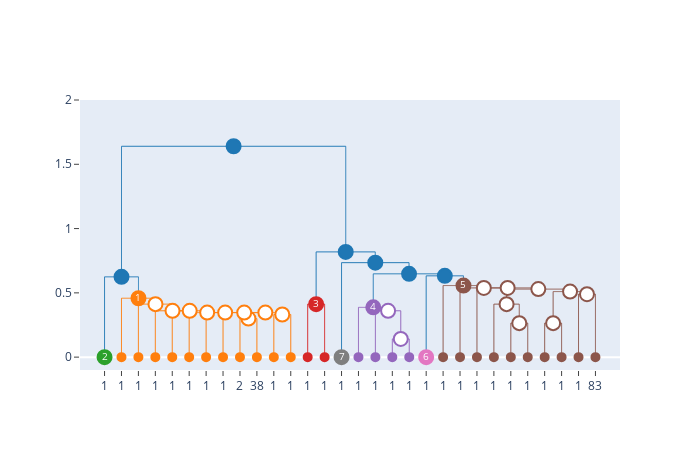

Here is the notebook cell this chart was saved with:
### Code cell
#plot in plotly
from idendro.targets.plotly import to_plotly

a = to_plotly(dendrogram=dendrogram, width=700, height=450)

a.update_yaxes(range=[-0.1,2], zeroline=True)

### Figure 1 — Plotly figure (JSON) as saved in the notebook; plotly's stock layout.template omitted (floating-point values rounded to 4 significant figures)
{"data": [{"hoverinfo": "text", "line": {"color": "#ff7f0e", "dash": "1, 0", "width": 1}, "mode": "lines", "opacity": 1, "type": "scatter", "x": [85, 85, 95, 95], "y": [0, 0.3, 0.3, 0]}, {"hoverinfo": "text", "line": {"color": "#ff7f0e", "dash": "1, 0", "width": 1}, "mode": "lines", "opacity": 1, "type": "scatter", "x": [105, 105, 115, 115], "y": [0, 0.3317, 0.3317, 0]}, {"hoverinfo": "text", "line": {"color": "#ff7f0e", "dash": "1, 0", "width": 1}, "mode": "lines", "opacity": 1, "type": "scatter", "x": [90, 90, 110, 110], "y": [0.3, 0.3464, 0.3464, 0.3317]}, {"hoverinfo": "text", "line": {"color": "#ff7f0e", "dash": "1, 0", "width": 1}, "mode": "lines", "opacity": 1, "type": "scatter", "x": [75, 75, 100, 100], "y": [0, 0.3464, 0.3464, 0.3464]}, {"hoverinfo": "text", "line": {"color": "#ff7f0e", "dash": "1, 0", "width": 1}, "mode": "lines", "opacity": 1, "type": "scatter", "x": [65, 65, 87.5, 87.5], "y": [0, 0.3464, 0.3464, 0.3464]}, {"hoverinfo": "text", "line": {"color": "#ff7f0e", "dash": "1, 0", "width": 1}, "mode": "lines", "opacity": 1, "type": "scatter", "x": [55, 55, 76.25, 76.25], "y": [0, 0.3464, 0.3464, 0.3464]}, {"hoverinfo": "text", "line": {"color": "#ff7f0e", "dash": "1, 0", "width": 1}, "mode": "lines", "opacity": 1, "type": "scatter", "x": [45, 45, 65.62, 65.62], "y": [0, 0.3606, 0.3606, 0.3464]}, {"hoverinfo": "text", "line": {"color": "#ff7f0e", "dash": "1, 0", "width": 1}, "mode": "lines", "opacity": 1, "type": "scatter", "x": [35, 35, 55.31, 55.31], "y": [0, 0.3606, 0.3606, 0.3606]}, {"hoverinfo": "text", "line": {"color": "#ff7f0e", "dash": "1, 0", "width": 1}, "mode": "lines", "opacity": 1, "type": "scatter", "x": [25, 25, 45.16, 45.16], "y": [0, 0.4123, 0.4123, 0.3606]}, {"hoverinfo": "text", "line": {"color": "#ff7f0e", "dash": "1, 0", "width": 1}, "mode": "lines", "opacity": 1, "type": "scatter", "x": [15, 15, 35.08, 35.08], "y": [0, 0.4583, 0.4583, 0.4123]}, {"hoverinfo": "text", "line": {"color": "#1f77b4", "dash": "1, 0", "width": 1}, "mode": "lines", "opacity": 1, "type": "scatter", "x": [5, 5, 25.04, 25.04], "y": [0, 0.6245, 0.6245, 0.4583]}, {"hoverinfo": "text", "line": {"color": "#d62728", "dash": "1, 0", "width": 1}, "mode": "lines", "opacity": 1, "type": "scatter", "x": [125, 125, 135, 135], "y": [0, 0.4123, 0.4123, 0]}, {"hoverinfo": "text", "line": {"color": "#9467bd", "dash": "1, 0", "width": 1}, "mode": "lines", "opacity": 1, "type": "scatter", "x": [175, 175, 185, 185], "y": [0, 0.1414, 0.1414, 0]}, {"hoverinfo": "text", "line": {"color": "#9467bd", "dash": "1, 0", "width": 1}, "mode": "lines", "opacity": 1, "type": "scatter", "x": [165, 165, 180, 180], "y": [0, 0.3606, 0.3606, 0.1414]}, {"hoverinfo": "text", "line": {"color": "#9467bd", "dash": "1, 0", "width": 1}, "mode": "lines", "opacity": 1, "type": "scatter", "x": [155, 155, 172.5, 172.5], "y": [0, 0.3873, 0.3873, 0.3606]}, {"hoverinfo": "text", "line": {"color": "#8c564b", "dash": "1, 0", "width": 1}, "mode": "lines", "opacity": 1, "type": "scatter", "x": [245, 245, 255, 255], "y": [0, 0.2646, 0.2646, 0]}, {"hoverinfo": "text", "line": {"color": "#8c564b", "dash": "1, 0", "width": 1}, "mode": "lines", "opacity": 1, "type": "scatter", "x": [235, 235, 250, 250], "y": [0, 0.4123, 0.4123, 0.2646]}, {"hoverinfo": "text", "line": {"color": "#8c564b", "dash": "1, 0", "width": 1}, "mode": "lines", "opacity": 1, "type": "scatter", "x": [265, 265, 275, 275], "y": [0, 0.2646, 0.2646, 0]}, {"hoverinfo": "text", "line": {"color": "#8c564b", "dash": "1, 0", "width": 1}, "mode": "lines", "opacity": 1, "type": "scatter", "x": [285, 285, 295, 295], "y": [0, 0.4899, 0.4899, 0]}, {"hoverinfo": "text", "line": {"color": "#8c564b", "dash": "1, 0", "width": 1}, "mode": "lines", "opacity": 1, "type": "scatter", "x": [270, 270, 290, 290], "y": [0.2646, 0.5099, 0.5099, 0.4899]}, {"hoverinfo": "text", "line": {"color": "#8c564b", "dash": "1, 0", "width": 1}, "mode": "lines", "opacity": 1, "type": "scatter", "x": [242.5, 242.5, 280, 280], "y": [0.4123, 0.5292, 0.5292, 0.5099]}, {"hoverinfo": "text", "line": {"color": "#8c564b", "dash": "1, 0", "width": 1}, "mode": "lines", "opacity": 1, "type": "scatter", "x": [225, 225, 261.2, 261.2], "y": [0, 0.5385, 0.5385, 0.5292]}, {"hoverinfo": "text", "line": {"color": "#8c564b", "dash": "1, 0", "width": 1}, "mode": "lines", "opacity": 1, "type": "scatter", "x": [215, 215, 243.1, 243.1], "y": [0, 0.5385, 0.5385, 0.5385]}, {"hoverinfo": "text", "line": {"color": "#8c564b", "dash": "1, 0", "width": 1}, "mode": "lines", "opacity": 1, "type": "scatter", "x": [205, 205, 229.1, 229.1], "y": [0, 0.5568, 0.5568, 0.5385]}, {"hoverinfo": "text", "line": {"color": "#1f77b4", "dash": "1, 0", "width": 1}, "mode": "lines", "opacity": 1, "type": "scatter", "x": [195, 195, 217.0, 217.0], "y": [0, 0.6325, 0.6325, 0.5568]}, {"hoverinfo": "text", "line": {"color": "#1f77b4", "dash": "1, 0", "width": 1}, "mode": "lines", "opacity": 1, "type": "scatter", "x": [163.8, 163.8, 206.0, 206.0], "y": [0.3873, 0.6481, 0.6481, 0.6325]}, {"hoverinfo": "text", "line": {"color": "#1f77b4", "dash": "1, 0", "width": 1}, "mode": "lines", "opacity": 1, "type": "scatter", "x": [145, 145, 184.9, 184.9], "y": [0, 0.7348, 0.7348, 0.6481]}, {"hoverinfo": "text", "line": {"color": "#1f77b4", "dash": "1, 0", "width": 1}, "mode": "lines", "opacity": 1, "type": "scatter", "x": [130, 130, 164.9, 164.9], "y": [0.4123, 0.8185, 0.8185, 0.7348]}, {"hoverinfo": "text", "line": {"color": "#1f77b4", "dash": "1, 0", "width": 1}, "mode": "lines", "opacity": 1, "type": "scatter", "x": [15.02, 15.02, 147.5, 147.5], "y": [0.6245, 1.64, 1.64, 0.8185]}, {"hoverinfo": "text", "hovertext": "<b># of items</b> : 1<br><b>linkage id</b> : 41", "marker": {"color": "#2ca02c", "line": {"color": "#2ca02c", "width": 2}, "size": 14}, "mode": "markers+text", "opacity": 1, "text": "2", "textfont": {"color": "#fff", "size": 10}, "type": "scatter", "x": [5], "y": [0]}, {"hoverinfo": "text", "hovertext": "<b># of items</b> : 1<br><b>linkage id</b> : 22", "marker": {"color": "#ff7f0e", "line": {"color": "#ff7f0e", "width": 2}, "size": 8}, "mode": "markers+text", "opacity": 1, "text": "", "textfont": {"color": "#fff", "size": 10}, "type": "scatter", "x": [15], "y": [0]}, {"hoverinfo": "text", "hovertext": "<b># of items</b> : 1<br><b>linkage id</b> : 14", "marker": {"color": "#ff7f0e", "line": {"color": "#ff7f0e", "width": 2}, "size": 8}, "mode": "markers+text", "opacity": 1, "text": "", "textfont": {"color": "#fff", "size": 10}, "type": "scatter", "x": [25], "y": [0]}, {"hoverinfo": "text", "hovertext": "<b># of items</b> : 1<br><b>linkage id</b> : 15", "marker": {"color": "#ff7f0e", "line": {"color": "#ff7f0e", "width": 2}, "size": 8}, "mode": "markers+text", "opacity": 1, "text": "", "textfont": {"color": "#fff", "size": 10}, "type": "scatter", "x": [35], "y": [0]}, {"hoverinfo": "text", "hovertext": "<b># of items</b> : 1<br><b>linkage id</b> : 44", "marker": {"color": "#ff7f0e", "line": {"color": "#ff7f0e", "width": 2}, "size": 8}, "mode": "markers+text", "opacity": 1, "text": "", "textfont": {"color": "#fff", "size": 10}, "type": "scatter", "x": [45], "y": [0]}, {"hoverinfo": "text", "hovertext": "<b># of items</b> : 1<br><b>linkage id</b> : 33", "marker": {"color": "#ff7f0e", "line": {"color": "#ff7f0e", "width": 2}, "size": 8}, "mode": "markers+text", "opacity": 1, "text": "", "textfont": {"color": "#fff", "size": 10}, "type": "scatter", "x": [55], "y": [0]}, {"hoverinfo": "text", "hovertext": "<b># of items</b> : 1<br><b>linkage id</b> : 32", "marker": {"color": "#ff7f0e", "line": {"color": "#ff7f0e", "width": 2}, "size": 8}, "mode": "markers+text", "opacity": 1, "text": "", "textfont": {"color": "#fff", "size": 10}, "type": "scatter", "x": [65], "y": [0]}, {"hoverinfo": "text", "hovertext": "<b># of items</b> : 1<br><b>linkage id</b> : 16", "marker": {"color": "#ff7f0e", "line": {"color": "#ff7f0e", "width": 2}, "size": 8}, "mode": "markers+text", "opacity": 1, "text": "", "textfont": {"color": "#fff", "size": 10}, "type": "scatter", "x": [75], "y": [0]}, {"hoverinfo": "text", "hovertext": "<b># of items</b> : 2<br><b>linkage id</b> : 231", "marker": {"color": "#ff7f0e", "line": {"color": "#ff7f0e", "width": 2}, "size": 8}, "mode": "markers+text", "opacity": 1, "text": "", "textfont": {"color": "#fff", "size": 10}, "type": "scatter", "x": [85], "y": [0]}, {"hoverinfo": "text", "hovertext": "<b># of items</b> : 38<br><b>linkage id</b> : 235", "marker": {"color": "#ff7f0e", "line": {"color": "#ff7f0e", "width": 2}, "size": 8}, "mode": "markers+text", "opacity": 1, "text": "", "textfont": {"color": "#fff", "size": 10}, "type": "scatter", "x": [95], "y": [0]}, {"hoverinfo": "text", "hovertext": "<b># of items</b> : 1<br><b>linkage id</b> : 5", "marker": {"color": "#ff7f0e", "line": {"color": "#ff7f0e", "width": 2}, "size": 8}, "mode": "markers+text", "opacity": 1, "text": "", "textfont": {"color": "#fff", "size": 10}, "type": "scatter", "x": [105], "y": [0]}, {"hoverinfo": "text", "hovertext": "<b># of items</b> : 1<br><b>linkage id</b> : 18", "marker": {"color": "#ff7f0e", "line": {"color": "#ff7f0e", "width": 2}, "size": 8}, "mode": "markers+text", "opacity": 1, "text": "", "textfont": {"color": "#fff", "size": 10}, "type": "scatter", "x": [115], "y": [0]}, {"hoverinfo": "text", "hovertext": "<b># of items</b> : 1<br><b>linkage id</b> : 117", "marker": {"color": "#d62728", "line": {"color": "#d62728", "width": 2}, "size": 8}, "mode": "markers+text", "opacity": 1, "text": "", "textfont": {"color": "#fff", "size": 10}, "type": "scatter", "x": [125], "y": [0]}, {"hoverinfo": "text", "hovertext": "<b># of items</b> : 1<br><b>linkage id</b> : 131", "marker": {"color": "#d62728", "line": {"color": "#d62728", "width": 2}, "size": 8}, "mode": "markers+text", "opacity": 1, "text": "", "textfont": {"color": "#fff", "size": 10}, "type": "scatter", "x": [135], "y": [0]}, {"hoverinfo": "text", "hovertext": "<b># of items</b> : 1<br><b>linkage id</b> : 106", "marker": {"color": "#7f7f7f", "line": {"color": "#7f7f7f", "width": 2}, "size": 14}, "mode": "markers+text", "opacity": 1, "text": "7", "textfont": {"color": "#fff", "size": 10}, "type": "scatter", "x": [145], "y": [0]}, {"hoverinfo": "text", "hovertext": "<b># of items</b> : 1<br><b>linkage id</b> : 98", "marker": {"color": "#9467bd", "line": {"color": "#9467bd", "width": 2}, "size": 8}, "mode": "markers+text", "opacity": 1, "text": "", "textfont": {"color": "#fff", "size": 10}, "type": "scatter", "x": [155], "y": [0]}, {"hoverinfo": "text", "hovertext": "<b># of items</b> : 1<br><b>linkage id</b> : 60", "marker": {"color": "#9467bd", "line": {"color": "#9467bd", "width": 2}, "size": 8}, "mode": "markers+text", "opacity": 1, "text": "", "textfont": {"color": "#fff", "size": 10}, "type": "scatter", "x": [165], "y": [0]}, {"hoverinfo": "text", "hovertext": "<b># of items</b> : 1<br><b>linkage id</b> : 57", "marker": {"color": "#9467bd", "line": {"color": "#9467bd", "width": 2}, "size": 8}, "mode": "markers+text", "opacity": 1, "text": "", "textfont": {"color": "#fff", "size": 10}, "type": "scatter", "x": [175], "y": [0]}, {"hoverinfo": "text", "hovertext": "<b># of items</b> : 1<br><b>linkage id</b> : 93", "marker": {"color": "#9467bd", "line": {"color": "#9467bd", "width": 2}, "size": 8}, "mode": "markers+text", "opacity": 1, "text": "", "textfont": {"color": "#fff", "size": 10}, "type": "scatter", "x": [185], "y": [0]}, {"hoverinfo": "text", "hovertext": "<b># of items</b> : 1<br><b>linkage id</b> : 109", "marker": {"color": "#e377c2", "line": {"color": "#e377c2", "width": 2}, "size": 14}, "mode": "markers+text", "opacity": 1, "text": "6", "textfont": {"color": "#fff", "size": 10}, "type": "scatter", "x": [195], "y": [0]}, {"hoverinfo": "text", "hovertext": "<b># of items</b> : 1<br><b>linkage id</b> : 108", "marker": {"color": "#8c564b", "line": {"color": "#8c564b", "width": 2}, "size": 8}, "mode": "markers+text", "opacity": 1, "text": "", "textfont": {"color": "#fff", "size": 10}, "type": "scatter", "x": [205], "y": [0]}, {"hoverinfo": "text", "hovertext": "<b># of items</b> : 1<br><b>linkage id</b> : 134", "marker": {"color": "#8c564b", "line": {"color": "#8c564b", "width": 2}, "size": 8}, "mode": "markers+text", "opacity": 1, "text": "", "textfont": {"color": "#fff", "size": 10}, "type": "scatter", "x": [215], "y": [0]}, {"hoverinfo": "text", "hovertext": "<b># of items</b> : 1<br><b>linkage id</b> : 135", "marker": {"color": "#8c564b", "line": {"color": "#8c564b", "width": 2}, "size": 8}, "mode": "markers+text", "opacity": 1, "text": "", "textfont": {"color": "#fff", "size": 10}, "type": "scatter", "x": [225], "y": [0]}, {"hoverinfo": "text", "hovertext": "<b># of items</b> : 1<br><b>linkage id</b> : 118", "marker": {"color": "#8c564b", "line": {"color": "#8c564b", "width": 2}, "size": 8}, "mode": "markers+text", "opacity": 1, "text": "", "textfont": {"color": "#fff", "size": 10}, "type": "scatter", "x": [235], "y": [0]}, {"hoverinfo": "text", "hovertext": "<b># of items</b> : 1<br><b>linkage id</b> : 105", "marker": {"color": "#8c564b", "line": {"color": "#8c564b", "width": 2}, "size": 8}, "mode": "markers+text", "opacity": 1, "text": "", "textfont": {"color": "#fff", "size": 10}, "type": "scatter", "x": [245], "y": [0]}, {"hoverinfo": "text", "hovertext": "<b># of items</b> : 1<br><b>linkage id</b> : 122", "marker": {"color": "#8c564b", "line": {"color": "#8c564b", "width": 2}, "size": 8}, "mode": "markers+text", "opacity": 1, "text": "", "textfont": {"color": "#fff", "size": 10}, "type": "scatter", "x": [255], "y": [0]}, {"hoverinfo": "text", "hovertext": "<b># of items</b> : 1<br><b>linkage id</b> : 68", "marker": {"color": "#8c564b", "line": {"color": "#8c564b", "width": 2}, "size": 8}, "mode": "markers+text", "opacity": 1, "text": "", "textfont": {"color": "#fff", "size": 10}, "type": "scatter", "x": [265], "y": [0]}, {"hoverinfo": "text", "hovertext": "<b># of items</b> : 1<br><b>linkage id</b> : 87", "marker": {"color": "#8c564b", "line": {"color": "#8c564b", "width": 2}, "size": 8}, "mode": "markers+text", "opacity": 1, "text": "", "textfont": {"color": "#fff", "size": 10}, "type": "scatter", "x": [275], "y": [0]}, {"hoverinfo": "text", "hovertext": "<b># of items</b> : 1<br><b>linkage id</b> : 62", "marker": {"color": "#8c564b", "line": {"color": "#8c564b", "width": 2}, "size": 8}, "mode": "markers+text", "opacity": 1, "text": "", "textfont": {"color": "#fff", "size": 10}, "type": "scatter", "x": [285], "y": [0]}, {"hoverinfo": "text", "hovertext": "<b># of items</b> : 83<br><b>linkage id</b> : 286", "marker": {"color": "#8c564b", "line": {"color": "#8c564b", "width": 2}, "size": 8}, "mode": "markers+text", "opacity": 1, "text": "", "textfont": {"color": "#fff", "size": 10}, "type": "scatter", "x": [295], "y": [0]}, {"hoverinfo": "text", "hovertext": "<b># of items</b> : 40<br><b>linkage id</b> : 236", "marker": {"color": "#fff", "line": {"color": "#ff7f0e", "width": 2}, "size": 14}, "mode": "markers+text", "opacity": 1, "text": "", "textfont": {"color": "#fff", "size": 10}, "type": "scatter", "x": [90], "y": [0.3]}, {"hoverinfo": "text", "hovertext": "<b># of items</b> : 2<br><b>linkage id</b> : 249", "marker": {"color": "#fff", "line": {"color": "#ff7f0e", "width": 2}, "size": 14}, "mode": "markers+text", "opacity": 1, "text": "", "textfont": {"color": "#fff", "size": 10}, "type": "scatter", "x": [110], "y": [0.3317]}, {"hoverinfo": "text", "hovertext": "<b># of items</b> : 42<br><b>linkage id</b> : 255", "marker": {"color": "#fff", "line": {"color": "#ff7f0e", "width": 2}, "size": 14}, "mode": "markers+text", "opacity": 1, "text": "", "textfont": {"color": "#fff", "size": 10}, "type": "scatter", "x": [100], "y": [0.3464]}, {"hoverinfo": "text", "hovertext": "<b># of items</b> : 43<br><b>linkage id</b> : 256", "marker": {"color": "#fff", "line": {"color": "#ff7f0e", "width": 2}, "size": 14}, "mode": "markers+text", "opacity": 1, "text": "", "textfont": {"color": "#fff", "size": 10}, "type": "scatter", "x": [87.5], "y": [0.3464]}, {"hoverinfo": "text", "hovertext": "<b># of items</b> : 44<br><b>linkage id</b> : 258", "marker": {"color": "#fff", "line": {"color": "#ff7f0e", "width": 2}, "size": 14}, "mode": "markers+text", "opacity": 1, "text": "", "textfont": {"color": "#fff", "size": 10}, "type": "scatter", "x": [76.25], "y": [0.3464]}, {"hoverinfo": "text", "hovertext": "<b># of items</b> : 45<br><b>linkage id</b> : 259", "marker": {"color": "#fff", "line": {"color": "#ff7f0e", "width": 2}, "size": 14}, "mode": "markers+text", "opacity": 1, "text": "", "textfont": {"color": "#fff", "size": 10}, "type": "scatter", "x": [65.62], "y": [0.3464]}, {"hoverinfo": "text", "hovertext": "<b># of items</b> : 46<br><b>linkage id</b> : 263", "marker": {"color": "#fff", "line": {"color": "#ff7f0e", "width": 2}, "size": 14}, "mode": "markers+text", "opacity": 1, "text": "", "textfont": {"color": "#fff", "size": 10}, "type": "scatter", "x": [55.31], "y": [0.3606]}, {"hoverinfo": "text", "hovertext": "<b># of items</b> : 47<br><b>linkage id</b> : 269", "marker": {"color": "#fff", "line": {"color": "#ff7f0e", "width": 2}, "size": 14}, "mode": "markers+text", "opacity": 1, "text": "", "textfont": {"color": "#fff", "size": 10}, "type": "scatter", "x": [45.16], "y": [0.3606]}, {"hoverinfo": "text", "hovertext": "<b># of items</b> : 48<br><b>linkage id</b> : 278", "marker": {"color": "#fff", "line": {"color": "#ff7f0e", "width": 2}, "size": 14}, "mode": "markers+text", "opacity": 1, "text": "", "textfont": {"color": "#fff", "size": 10}, "type": "scatter", "x": [35.08], "y": [0.4123]}, {"hoverinfo": "text", "hovertext": "<b># of items</b> : 49<br><b>linkage id</b> : 285", "marker": {"color": "#ff7f0e", "line": {"color": "#ff7f0e", "width": 2}, "size": 14}, "mode": "markers+text", "opacity": 1, "text": "1", "textfont": {"color": "#fff", "size": 10}, "type": "scatter", "x": [25.04], "y": [0.4583]}, {"hoverinfo": "text", "hovertext": "<b># of items</b> : 50<br><b>linkage id</b> : 293", "marker": {"color": "#1f77b4", "line": {"color": "#1f77b4", "width": 2}, "size": 14}, "mode": "markers+text", "opacity": 1, "text": "", "textfont": {"color": "#fff", "size": 10}, "type": "scatter", "x": [15.02], "y": [0.6245]}, {"hoverinfo": "text", "hovertext": "<b># of items</b> : 2<br><b>linkage id</b> : 279", "marker": {"color": "#d62728", "line": {"color": "#d62728", "width": 2}, "size": 14}, "mode": "markers+text", "opacity": 1, "text": "3", "textfont": {"color": "#fff", "size": 10}, "type": "scatter", "x": [130], "y": [0.4123]}, {"hoverinfo": "text", "hovertext": "<b># of items</b> : 2<br><b>linkage id</b> : 161", "marker": {"color": "#fff", "line": {"color": "#9467bd", "width": 2}, "size": 14}, "mode": "markers+text", "opacity": 1, "text": "", "textfont": {"color": "#fff", "size": 10}, "type": "scatter", "x": [180], "y": [0.1414]}, {"hoverinfo": "text", "hovertext": "<b># of items</b> : 3<br><b>linkage id</b> : 265", "marker": {"color": "#fff", "line": {"color": "#9467bd", "width": 2}, "size": 14}, "mode": "markers+text", "opacity": 1, "text": "", "textfont": {"color": "#fff", "size": 10}, "type": "scatter", "x": [172.5], "y": [0.3606]}, {"hoverinfo": "text", "hovertext": "<b># of items</b> : 4<br><b>linkage id</b> : 273", "marker": {"color": "#9467bd", "line": {"color": "#9467bd", "width": 2}, "size": 14}, "mode": "markers+text", "opacity": 1, "text": "4", "textfont": {"color": "#fff", "size": 10}, "type": "scatter", "x": [163.8], "y": [0.3873]}, {"hoverinfo": "text", "hovertext": "<b># of items</b> : 2<br><b>linkage id</b> : 229", "marker": {"color": "#fff", "line": {"color": "#8c564b", "width": 2}, "size": 14}, "mode": "markers+text", "opacity": 1, "text": "", "textfont": {"color": "#fff", "size": 10}, "type": "scatter", "x": [250], "y": [0.2646]}, {"hoverinfo": "text", "hovertext": "<b># of items</b> : 3<br><b>linkage id</b> : 277", "marker": {"color": "#fff", "line": {"color": "#8c564b", "width": 2}, "size": 14}, "mode": "markers+text", "opacity": 1, "text": "", "textfont": {"color": "#fff", "size": 10}, "type": "scatter", "x": [242.5], "y": [0.4123]}, {"hoverinfo": "text", "hovertext": "<b># of items</b> : 2<br><b>linkage id</b> : 220", "marker": {"color": "#fff", "line": {"color": "#8c564b", "width": 2}, "size": 14}, "mode": "markers+text", "opacity": 1, "text": "", "textfont": {"color": "#fff", "size": 10}, "type": "scatter", "x": [270], "y": [0.2646]}, {"hoverinfo": "text", "hovertext": "<b># of items</b> : 84<br><b>linkage id</b> : 287", "marker": {"color": "#fff", "line": {"color": "#8c564b", "width": 2}, "size": 14}, "mode": "markers+text", "opacity": 1, "text": "", "textfont": {"color": "#fff", "size": 10}, "type": "scatter", "x": [290], "y": [0.4899]}, {"hoverinfo": "text", "hovertext": "<b># of items</b> : 86<br><b>linkage id</b> : 288", "marker": {"color": "#fff", "line": {"color": "#8c564b", "width": 2}, "size": 14}, "mode": "markers+text", "opacity": 1, "text": "", "textfont": {"color": "#fff", "size": 10}, "type": "scatter", "x": [280], "y": [0.5099]}, {"hoverinfo": "text", "hovertext": "<b># of items</b> : 89<br><b>linkage id</b> : 289", "marker": {"color": "#fff", "line": {"color": "#8c564b", "width": 2}, "size": 14}, "mode": "markers+text", "opacity": 1, "text": "", "textfont": {"color": "#fff", "size": 10}, "type": "scatter", "x": [261.2], "y": [0.5292]}, {"hoverinfo": "text", "hovertext": "<b># of items</b> : 90<br><b>linkage id</b> : 290", "marker": {"color": "#fff", "line": {"color": "#8c564b", "width": 2}, "size": 14}, "mode": "markers+text", "opacity": 1, "text": "", "textfont": {"color": "#fff", "size": 10}, "type": "scatter", "x": [243.1], "y": [0.5385]}, {"hoverinfo": "text", "hovertext": "<b># of items</b> : 91<br><b>linkage id</b> : 291", "marker": {"color": "#fff", "line": {"color": "#8c564b", "width": 2}, "size": 14}, "mode": "markers+text", "opacity": 1, "text": "", "textfont": {"color": "#fff", "size": 10}, "type": "scatter", "x": [229.1], "y": [0.5385]}, {"hoverinfo": "text", "hovertext": "<b># of items</b> : 92<br><b>linkage id</b> : 292", "marker": {"color": "#8c564b", "line": {"color": "#8c564b", "width": 2}, "size": 14}, "mode": "markers+text", "opacity": 1, "text": "5", "textfont": {"color": "#fff", "size": 10}, "type": "scatter", "x": [217.0], "y": [0.5568]}, {"hoverinfo": "text", "hovertext": "<b># of items</b> : 93<br><b>linkage id</b> : 294", "marker": {"color": "#1f77b4", "line": {"color": "#1f77b4", "width": 2}, "size": 14}, "mode": "markers+text", "opacity": 1, "text": "", "textfont": {"color": "#fff", "size": 10}, "type": "scatter", "x": [206.0], "y": [0.6325]}, {"hoverinfo": "text", "hovertext": "<b># of items</b> : 97<br><b>linkage id</b> : 295", "marker": {"color": "#1f77b4", "line": {"color": "#1f77b4", "width": 2}, "size": 14}, "mode": "markers+text", "opacity": 1, "text": "", "textfont": {"color": "#fff", "size": 10}, "type": "scatter", "x": [184.9], "y": [0.6481]}, {"hoverinfo": "text", "hovertext": "<b># of items</b> : 98<br><b>linkage id</b> : 296", "marker": {"color": "#1f77b4", "line": {"color": "#1f77b4", "width": 2}, "size": 14}, "mode": "markers+text", "opacity": 1, "text": "", "textfont": {"color": "#fff", "size": 10}, "type": "scatter", "x": [164.9], "y": [0.7348]}, {"hoverinfo": "text", "hovertext": "<b># of items</b> : 100<br><b>linkage id</b> : 297", "marker": {"color": "#1f77b4", "line": {"color": "#1f77b4", "width": 2}, "size": 14}, "mode": "markers+text", "opacity": 1, "text": "", "textfont": {"color": "#fff", "size": 10}, "type": "scatter", "x": [147.5], "y": [0.8185]}, {"hoverinfo": "text", "hovertext": "<b># of items</b> : 150<br><b>linkage id</b> : 298", "marker": {"color": "#1f77b4", "line": {"color": "#1f77b4", "width": 2}, "size": 14}, "mode": "markers+text", "opacity": 1, "text": "", "textfont": {"color": "#fff", "size": 10}, "type": "scatter", "x": [81.25], "y": [1.64]}], "layout": {"autosize": false, "height": 450, "hovermode": "closest", "showlegend": false, "width": 700, "xaxis": {"mirror": false, "range": [-9.5, 309.5], "rangemode": "tozero", "showgrid": false, "showline": true, "showticklabels": true, "side": "bottom", "tickangle": 0, "tickmode": "array", "ticks": "outside", "ticktext": ["1", "1", "1", "1", "1", "1", "1", "1", "2", "38", "1", "1", "1", "1", "1", "1", "1", "1", "1", "1", "1", "1", "1", "1", "1", "1", "1", "1", "1", "83"], "tickvals": [5, 15, 25, 35, 45, 55, 65, 75, 85, 95, 105, 115, 125, 135, 145, 155, 165, 175, 185, 195, 205, 215, 225, 235, 245, 255, 265, 275, 285, 295], "type": "linear", "zeroline": false}, "yaxis": {"mirror": false, "range": [-0.1, 2], "rangemode": "tozero", "showgrid": false, "showline": true, "showticklabels": true, "tickangle": 0, "ticks": "outside", "type": "linear", "zeroline": true}}}
